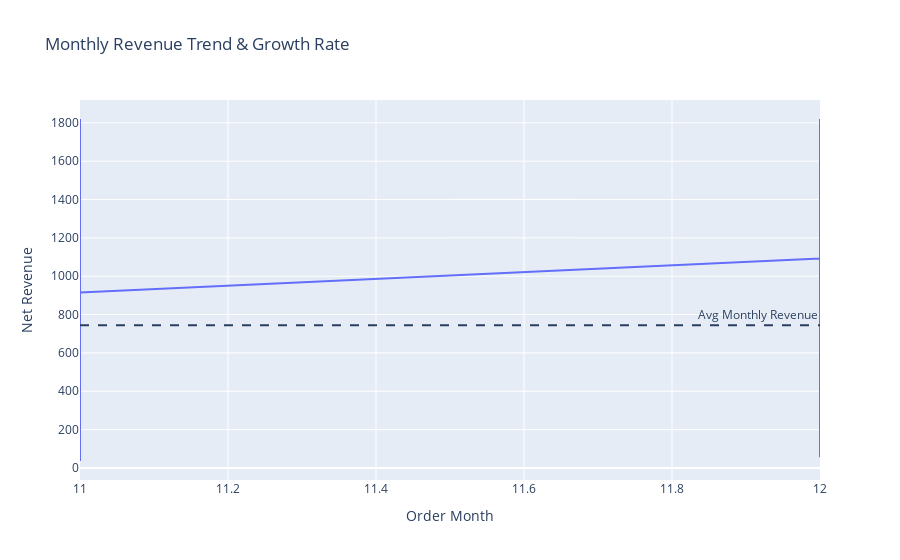

Notebook source saved alongside this figure:
### Markdown cell above
1. Monthly Revenue trend

### Code cell
fig = px.line(orders, x='Order Month', y='Net Revenue', 
              title='Monthly Revenue Trend & Growth Rate')
fig.add_hline(y=orders['Net Revenue'].mean(), line_dash="dash", 
              annotation_text="Avg Monthly Revenue")
fig.write_html('monthly_trend.html')
fig.show()

### Figure 1 — Plotly figure (JSON) as saved in the notebook; plotly's stock layout.template omitted (floating-point values rounded to 4 significant figures; data arrays with more than 128 entries replaced by an {"elided": "..."} marker saying what was removed)
{"data": [{"hovertemplate": "Order Month=%{x}<br>Net Revenue=%{y}<extra></extra>", "legendgroup": "", "line": {"color": "#636efa", "dash": "solid"}, "marker": {"symbol": "circle"}, "mode": "lines", "name": "", "orientation": "v", "showlegend": false, "type": "scatter", "x": {"elided": "537 int values"}, "xaxis": "x", "y": {"elided": "537 float values"}, "yaxis": "y"}], "layout": {"annotations": [{"showarrow": false, "text": "Avg Monthly Revenue", "x": 1, "xanchor": "right", "xref": "x domain", "y": 743.7, "yanchor": "bottom", "yref": "y"}], "legend": {"tracegroupgap": 0}, "shapes": [{"line": {"dash": "dash"}, "type": "line", "x0": 0, "x1": 1, "xref": "x domain", "y0": 743.7, "y1": 743.7, "yref": "y"}], "title": {"text": "Monthly Revenue Trend & Growth Rate"}, "xaxis": {"anchor": "y", "domain": [0, 1], "title": {"text": "Order Month"}}, "yaxis": {"anchor": "x", "domain": [0, 1], "title": {"text": "Net Revenue"}}}}
